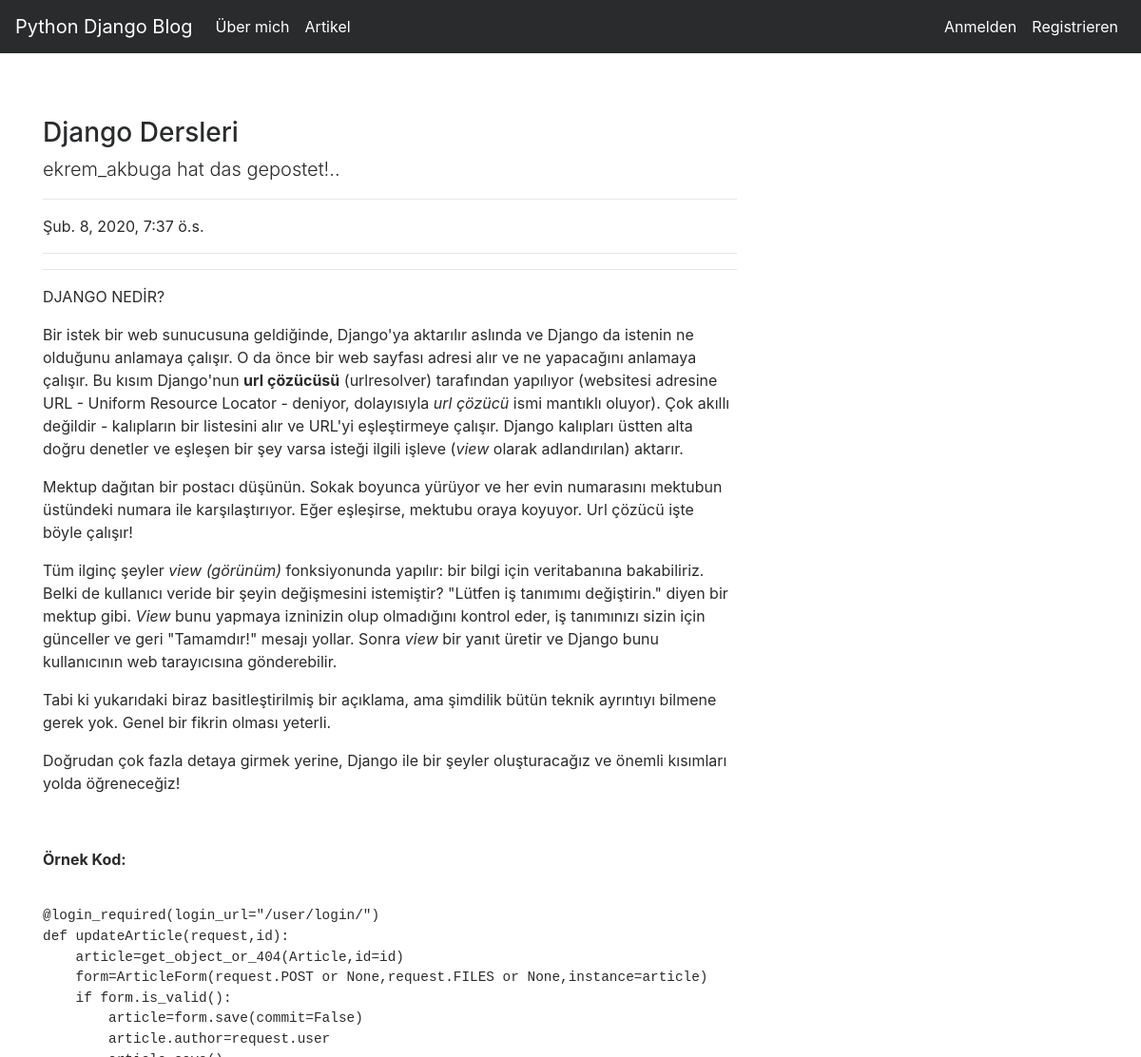
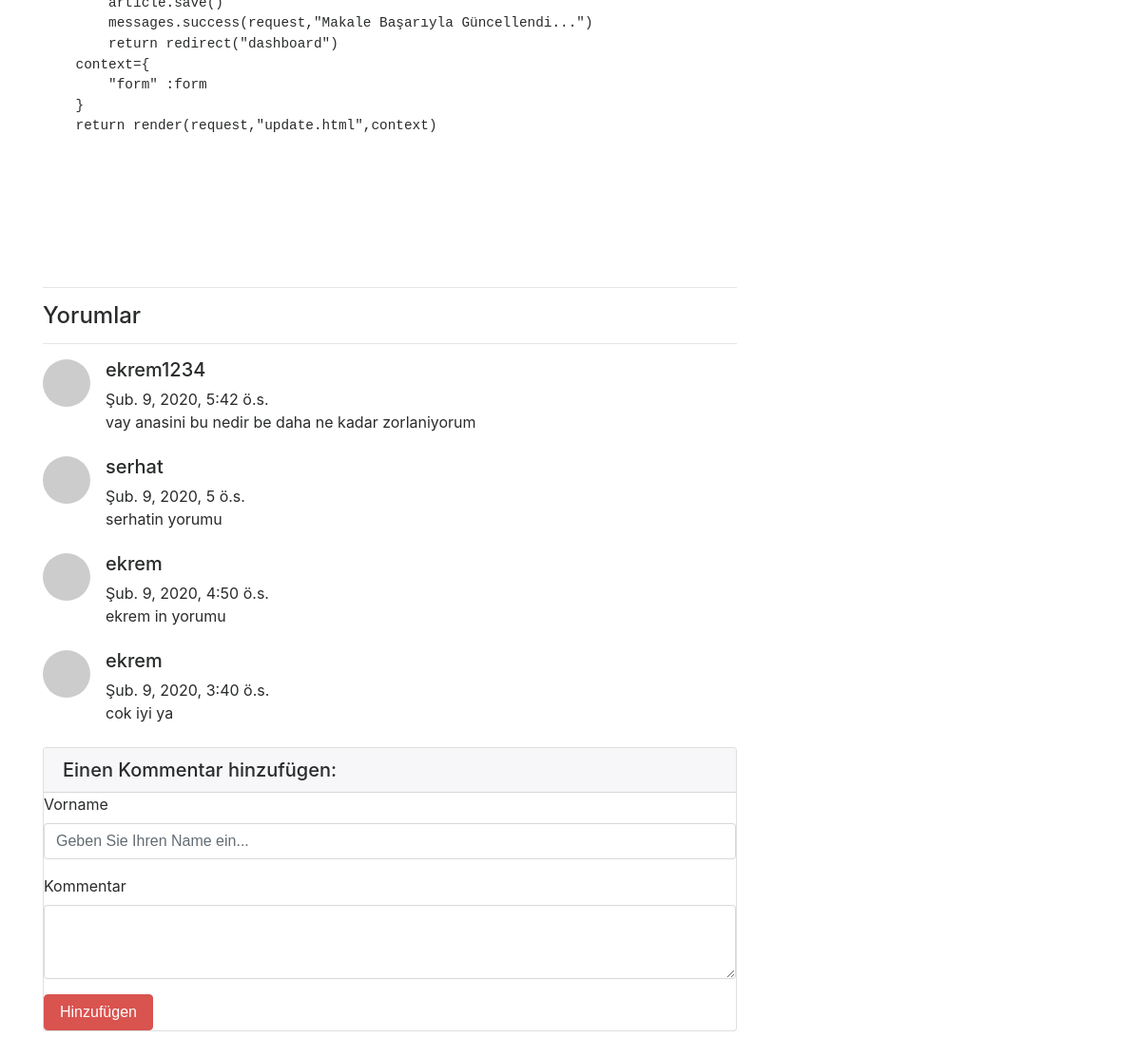
The app's page /articles/article/21 with its own data (2 pictures, top to bottom).
### article/models.py (models this page shows, shortened)
class Article(models.Model):
    author = models.ForeignKey("auth.User",on_delete = models.CASCADE,verbose_name = "Yazar ")
    title = models.CharField(max_length = 50,verbose_name = "Başlık")
    content = RichTextField()
    created_date = models.DateTimeField(auto_now_add=True,verbose_name="Oluşturulma Tarihi")
    article_image = models.FileField(blank = True,null = True,verbose_name="Makaleye Fotoğraf Ekleyin")
    class Meta:
        ordering = ['-created_date']

class Comment(models.Model):
    article = models.ForeignKey(Article,on_delete = models.CASCADE,verbose_name = "Makale",related_name="comments")
    comment_author = models.CharField(max_length = 50,verbose_name = "İsim")
    comment_content = models.CharField(max_length = 200,verbose_name = "Yorum")
    comment_date = models.DateTimeField(auto_now_add=True)
    class Meta:
        ordering = ['-comment_date']

### article/views.py (the view)
# urls.py: path('article/<int:id>',views.detail,name = "detail"),
def detail(request,id):
    article = get_object_or_404(Article,id = id)
    comments = article.comments.all()
    return render(request,"detail.html",{"article":article,"comments":comments})

### templates/detail.html (shortened to what this page needs)
{% extends "layout.html" %}
{% block body %}
<div class="row">
    <div class="col-lg-8">
      <h3 class="mt-4">{{article.title}}</h3>
      <p class="lead">
        {{article.author.username}} hat das gepostet!..
      </p>
      <hr>
      <p>{{article.created_date}}</p>
      <hr>
      <hr>
      <p class="lead">
          {{article.content|safe}}
      </p>
      <hr>
      <h4>Yorumlar</h4>
      <hr>
      {% if comments %}
      {% for comment in comments  %}
        <div class="media mb-4">
          <img class="d-flex mr-3 rounded-circle" src="http://placehold.it/50x50" alt="">
          <div class="media-body">
            <h5 class="mt-0">{{comment.comment_author}}</h5>
            {{comment.comment_date}} <br>
            {{comment.comment_content}}
          </div>
        </div>
      {% endfor %}
      {% else %}
      <div class ="alert alert-danger">
        Zu diesem Artikel wurden noch keine Kommentare verfasst. Seien Sie der Erste, der einen Kommentar abgibt!
      </div>
      {% endif %}
      <div class="card my-4">
          <h5 class="card-header">Einen Kommentar hinzufügen:</h5>
          <div class="card-body">
            <form method = "post" action = "{% url 'article:comment' article.id %}">
              <div class="form-group">
                  <label for="formGroupExampleInput">Vorname</label>
                  <input name = "comment_author" type="text" class="form-control" id="formGroupExampleInput" placeholder="Geben Sie Ihren Name ein...">
                </div>
              <div class="form-group">
                  <label for="formGroupExampleInput">Kommentar</label>
                <textarea name = "comment_content" class="form-control" rows="3"></textarea>
              </div>
              <button type="submit" class="btn btn-danger">Hinzufügen</button>
            </form>
          </div>
        </div>
        </div>
      </div>
{% endblock body %}

### templates/layout.html (shortened to what this page needs)
<!DOCTYPE html>
{% load static %}
<html lang="en">
<head>
    <link rel="stylesheet" href="{% static 'css/bootstrap.min.css' %}">
</head>
<body>
        {% include "includes/navbar.html" %}
        <div style = "margin-top : 100px; margin-bottom:100px;" class = "container">
            {% block body %}
            {% endblock body %}
        </div>
    </body>
</html>

### templates/includes/navbar.html (shortened to what this page needs)
<nav class="navbar navbar-toggleable-md navbar-inverse fixed-top bg-inverse">
        <a class="navbar-brand" href="{% url 'index'  %}">Python Django Blog</a>
        <div class="collapse navbar-collapse" id="navbarCollapse">
          <ul class="navbar-nav mr-auto">
            <li class="nav-item active">
              <a class="nav-link" href="{% url 'about'  %}">Über mich</a>
            </li>
            <li class="nav-item active">
                <a class="nav-link" href="{% url 'article:articles'  %}">Artikel</a>
            </li>
          </ul>
          <ul class="navbar-nav ml-auto">
          {% if request.user.is_authenticated %}
          <li class="nav-item active">
            <a class="nav-link" href="{% url 'article:dashboard'  %}">Dashboard</a>
          </li>
          <li class="nav-item active">
            <a class="nav-link" href="{% url 'user:logout'  %}">Abmelden</a>
          </li>
          {% else %}
          <li class="nav-item active">
            <a class="nav-link" href="{% url 'user:login'  %}">Anmelden</a>
          </li>
          {% endif %}
          <li class="nav-item active">
            <a class="nav-link" href="{% url 'user:register'  %}">Registrieren</a>
          </li>
          </ul>
        </div>
</nav>

### records on screen
Article: title "Django Dersleri", author.username "ekrem_akbuga", created_date "Şub. 8, 2020, 7:37 ö.s.", content "DJANGO NEDİR? Bir istek bir web sunucusuna geldiğinde, Django'ya aktarılır aslında ve Django da istenin ne olduğunu anlamaya çalışır. O da önce bir web sayfası adresi alır ve ne yapacağını anlamaya çalışır. Bu kısım Django'nun url çözücüsü (urlresolver) tarafından yapılıyor (websitesi adresine URL - Uniform Resource Locator - deniyor, dolayısıyla url çözücü ismi mantıklı oluyor). Çok akıllı değildir - kalıpların bir listesini alır ve URL'yi eşleştirmeye çalışır. Django kalıpları üstten alta doğru denetler ve eşleşen bir şey varsa isteği ilgili işleve ( view olarak adlandırılan) aktarır. Mektup dağıtan bir postacı düşünün. Sokak boyunca yürüyor ve her evin numarasını mektubun üstündeki…"
Comment: comment_author "ekrem1234", comment_date "Şub. 9, 2020, 5:42 ö.s.", comment_content "vay anasini bu nedir be daha ne kadar zorlaniyorum"
Comment: comment_author "serhat", comment_date "Şub. 9, 2020, 5 ö.s.", comment_content "serhatin yorumu"
Comment: comment_author "ekrem", comment_date "Şub. 9, 2020, 4:50 ö.s.", comment_content "ekrem in yorumu"
Comment: comment_author "ekrem", comment_date "Şub. 9, 2020, 3:40 ö.s.", comment_content "cok iyi ya"
